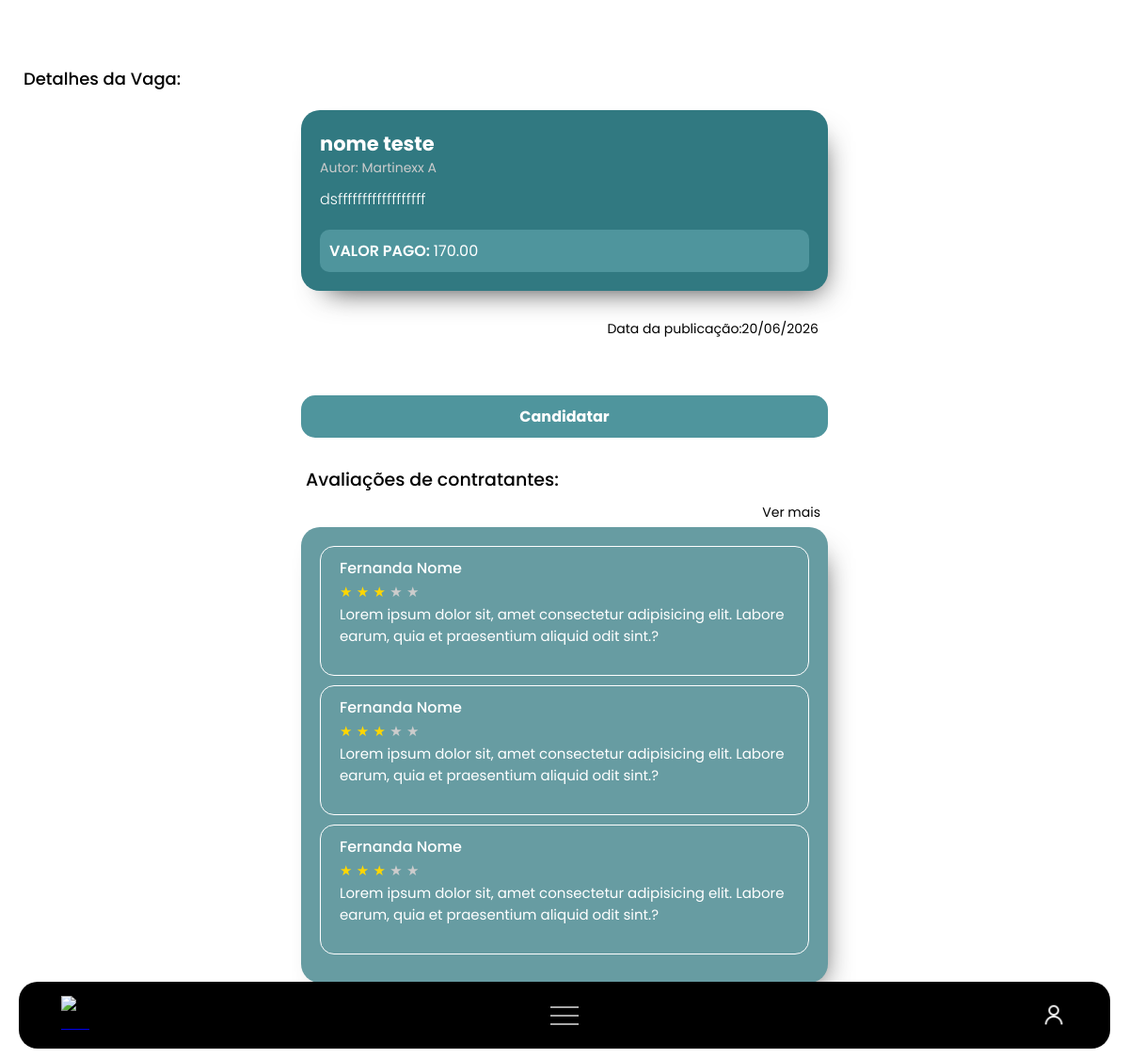
/detalhes-vaga/1, run on an earlier commit of the app's database.
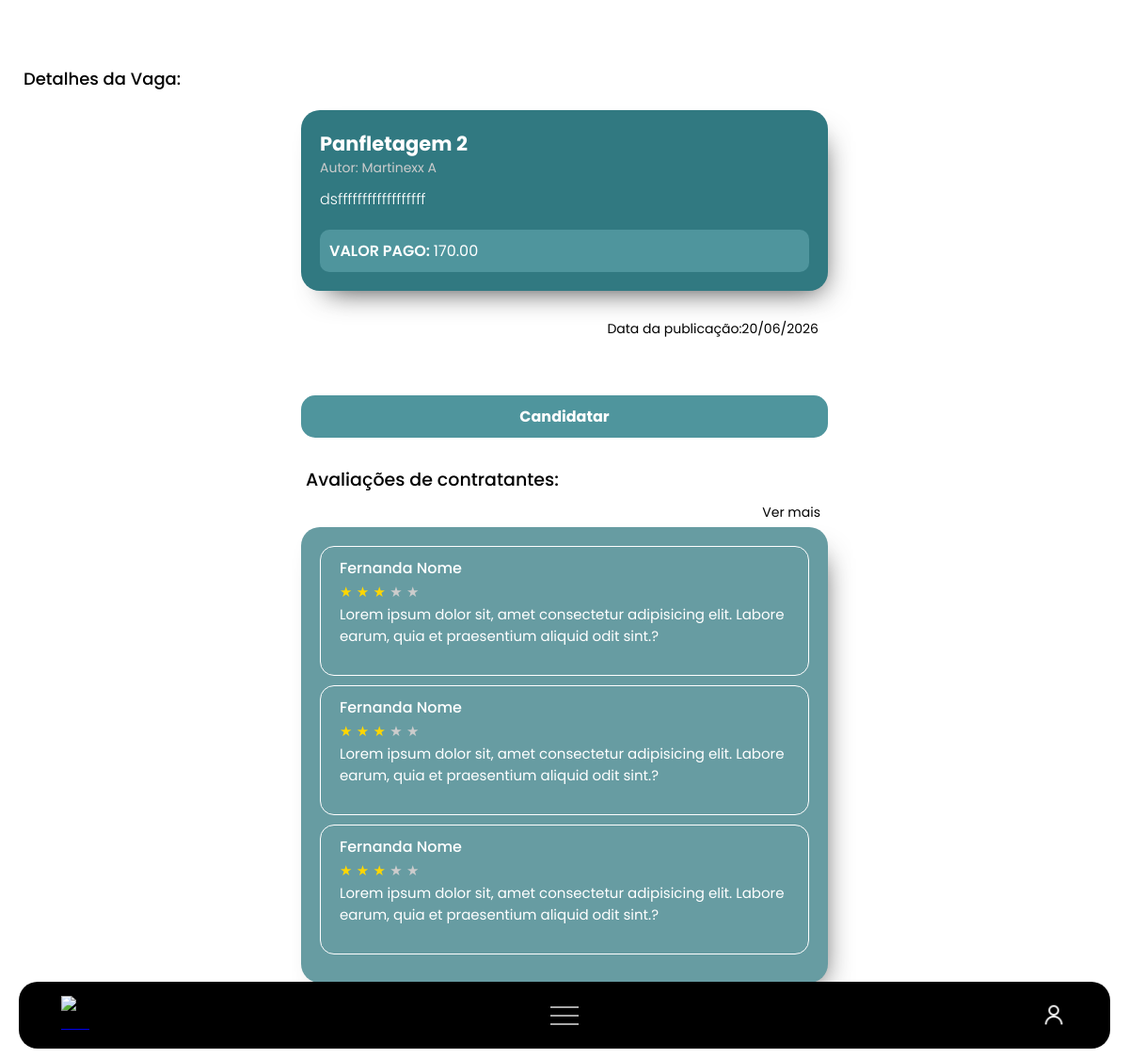
And on a later commit of the database.
### app.py (models this page shows)
class Vagas(db.Model):
    id = db.Column(db.Integer, primary_key=True)
    contratante_id = db.Column(db.Integer, db.ForeignKey('contratante.id'), nullable=False)
    criador = db.relationship('Contratante', backref='vagas_criadas')
    titulo = db.Column(db.String(100), nullable=False)
    remuneracao = db.Column(db.String(50), nullable=False)
    descricao = db.Column(db.String(500), nullable=False)
    status = db.Column(db.String(20), default='Aberta')
    data_criacao = db.Column(db.DateTime, default=datetime.utcnow)

### app.py (the view)
@app.route('/detalhes-vaga/<int:id>')
def detalhes_vaga(id):
    vaga_clicada = Vagas.query.get(id)
    if not vaga_clicada:
        return "Vaga não encontrada!", 404
    return render_template('vagas/detalhes-vaga.html', vaga=vaga_clicada)

### templates/vagas/detalhes-vaga.html (shortened to what this page needs)
<!DOCTYPE html>
<html lang="pt-br">
<head>
    <link rel="stylesheet" href="{{ url_for('static', filename='css/style.css') }}">
</head>
<body>
    <header class="detalhes-vaga">
        <h1>Detalhes da Vaga:</h1>
    </header>
    <main class="container">
        <section class="sec-detalhes vagas">
            <h2> {{ vaga.titulo }} </h2>
            <p class="autor">Autor: {{ vaga.criador.nome }} </p>
            <p class="descricao"> {{ vaga.descricao }} </p>
            <p class="valor">VALOR PAGO: <span> {{ vaga.remuneracao }} </span></p>
        </section>
        <p class="data-publi">
            Data da publicação:
            <time datetime="2026-06-20">20/06/2026</time>
        </p>
        <button class="botao-cheio button-candidatar" type="submit">Candidatar</button>
        <h2 class="titulo-avaliacao">Avaliações de contratantes:</h2>
        <a class="ver-avaliacoes" href="#">Ver mais</a>
        <section class="section-avaliacao vagas">
            <div class="container-avaliacao">
                <p class="nome-avaliador">Fernanda Nome</p>
                <div class="avaliacao">
                    <span class="estrela ativa">★</span>
                    <span class="estrela ativa">★</span>
                    <span class="estrela ativa">★</span>
                    <span class="estrela">★</span>
                    <span class="estrela">★</span>
                </div>
                <p class="desc-avaliador">
                    Lorem ipsum dolor sit, amet consectetur adipisicing elit. Labore earum, quia et praesentium aliquid
                    odit sint.?
                </p>
            </div>
            <div class="container-avaliacao">
                <p class="nome-avaliador">Fernanda Nome</p>
                <div class="avaliacao">
                    <span class="estrela ativa">★</span>
                    <span class="estrela ativa">★</span>
                    <span class="estrela ativa">★</span>
                    <span class="estrela">★</span>
                    <span class="estrela">★</span>
                </div>
                <p class="desc-avaliador">
                    Lorem ipsum dolor sit, amet consectetur adipisicing elit. Labore earum, quia et praesentium aliquid
                    odit sint.?
                </p>
            </div>
            <div class="container-avaliacao">
                <p class="nome-avaliador">Fernanda Nome</p>
                <div class="avaliacao">
                    <span class="estrela ativa">★</span>
                    <span class="estrela ativa">★</span>
                    <span class="estrela ativa">★</span>
                    <span class="estrela">★</span>
                    <span class="estrela">★</span>
                </div>
                <p class="desc-avaliador">
                    Lorem ipsum dolor sit, amet consectetur adipisicing elit. Labore earum, quia et praesentium aliquid
                    odit sint.?
                </p>
            </div>
        </section>
    </main>
    <footer>
            <nav class="icons">
                <a href="{{ url_for('mostrar_vaga_tela')}}"><button aria-label="Inicio"><img src="{{ url_for('static', filename='assets/casa-icon.png') }}" alt="home"></button></a>
                <a href="#"><button aria-label="Mais Opções"><img src="{{ url_for('static', filename='assets/opcoes-icon.png') }}" alt="opcoes"></button></a>
                <a href="{{ url_for('botao_perfil')}}"><button aria-label="Perfil"><img src="{{ url_for('static', filename='assets/perfil-icon.png') }}" alt="perfil"></button></a>
            </nav>
        </footer>
</body>
</html>

What changed in the data, as far as the page shows it:
changed Vagas "dsffffffffffffffffff": titulo "nome teste" → "Panfletagem 2"
